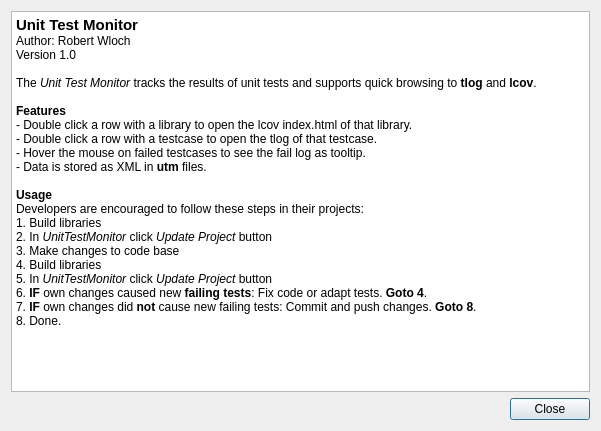
<?xml version="1.0" encoding="UTF-8"?>
<ui version="4.0">
 <class>AboutDialog</class>
 <widget class="QDialog" name="AboutDialog">
  <property name="geometry">
   <rect>
    <x>0</x>
    <y>0</y>
    <width>601</width>
    <height>431</height>
   </rect>
  </property>
  <property name="windowTitle">
   <string>Dialog</string>
  </property>
  <layout class="QGridLayout" name="gridLayout">
   <item row="0" column="0">
    <widget class="QTextEdit" name="textEdit">
     <property name="readOnly">
      <bool>true</bool>
     </property>
     <property name="html">
      <string>&lt;!DOCTYPE HTML PUBLIC &quot;-//W3C//DTD HTML 4.0//EN&quot; &quot;http://www.w3.org/TR/REC-html40/strict.dtd&quot;&gt;
&lt;html&gt;&lt;head&gt;&lt;meta name=&quot;qrichtext&quot; content=&quot;1&quot; /&gt;&lt;style type=&quot;text/css&quot;&gt;
p, li { white-space: pre-wrap; }
&lt;/style&gt;&lt;/head&gt;&lt;body style=&quot; font-family:'Ubuntu'; font-size:8pt; font-weight:400; font-style:normal;&quot;&gt;
&lt;p style=&quot; margin-top:0px; margin-bottom:0px; margin-left:0px; margin-right:0px; -qt-block-indent:0; text-indent:0px;&quot;&gt;&lt;span style=&quot; font-family:'DejaVu Sans'; font-size:11pt; font-weight:600;&quot;&gt;Unit Test Monitor&lt;/span&gt;&lt;/p&gt;
&lt;p style=&quot; margin-top:0px; margin-bottom:0px; margin-left:0px; margin-right:0px; -qt-block-indent:0; text-indent:0px;&quot;&gt;&lt;span style=&quot; font-family:'DejaVu Sans'; font-size:9pt;&quot;&gt;Author: Robert Wloch&lt;/span&gt;&lt;/p&gt;
&lt;p style=&quot; margin-top:0px; margin-bottom:0px; margin-left:0px; margin-right:0px; -qt-block-indent:0; text-indent:0px;&quot;&gt;&lt;span style=&quot; font-family:'DejaVu Sans'; font-size:9pt;&quot;&gt;Version 1.0&lt;/span&gt;&lt;/p&gt;
&lt;p style=&quot; margin-top:0px; margin-bottom:0px; margin-left:0px; margin-right:0px; -qt-block-indent:0; text-indent:0px;&quot;&gt;&lt;span style=&quot; font-family:'DejaVu Sans'; font-size:9pt;&quot;&gt;&lt;br /&gt;The &lt;/span&gt;&lt;span style=&quot; font-family:'DejaVu Sans'; font-size:9pt; font-style:italic;&quot;&gt;Unit Test Monitor&lt;/span&gt;&lt;span style=&quot; font-family:'DejaVu Sans'; font-size:9pt;&quot;&gt; tracks the results of unit tests and supports quick browsing to &lt;/span&gt;&lt;span style=&quot; font-family:'DejaVu Sans'; font-size:9pt; font-weight:600;&quot;&gt;tlog&lt;/span&gt;&lt;span style=&quot; font-family:'DejaVu Sans'; font-size:9pt;&quot;&gt; and &lt;/span&gt;&lt;span style=&quot; font-family:'DejaVu Sans'; font-size:9pt; font-weight:600;&quot;&gt;lcov&lt;/span&gt;&lt;span style=&quot; font-family:'DejaVu Sans'; font-size:9pt;&quot;&gt;.&lt;/span&gt;&lt;/p&gt;
&lt;p style=&quot; margin-top:0px; margin-bottom:0px; margin-left:0px; margin-right:0px; -qt-block-indent:0; text-indent:0px;&quot;&gt;&lt;span style=&quot; font-family:'DejaVu Sans'; font-size:9pt;&quot;&gt;&lt;br /&gt;&lt;/span&gt;&lt;span style=&quot; font-family:'DejaVu Sans'; font-size:9pt; font-weight:600;&quot;&gt;Features&lt;/span&gt;&lt;/p&gt;
&lt;p style=&quot; margin-top:0px; margin-bottom:0px; margin-left:0px; margin-right:0px; -qt-block-indent:0; text-indent:0px;&quot;&gt;&lt;span style=&quot; font-family:'DejaVu Sans'; font-size:9pt;&quot;&gt;- Double click a row with a library to open the lcov index.html of that library.&lt;/span&gt;&lt;/p&gt;
&lt;p style=&quot; margin-top:0px; margin-bottom:0px; margin-left:0px; margin-right:0px; -qt-block-indent:0; text-indent:0px;&quot;&gt;&lt;span style=&quot; font-family:'DejaVu Sans'; font-size:9pt;&quot;&gt;- Double click a row with a testcase to open the tlog of that testcase.&lt;/span&gt;&lt;/p&gt;
&lt;p style=&quot; margin-top:0px; margin-bottom:0px; margin-left:0px; margin-right:0px; -qt-block-indent:0; text-indent:0px;&quot;&gt;&lt;span style=&quot; font-family:'DejaVu Sans'; font-size:9pt;&quot;&gt;- Hover the mouse on failed testcases to see the fail log as tooltip.&lt;/span&gt;&lt;/p&gt;
&lt;p style=&quot; margin-top:0px; margin-bottom:0px; margin-left:0px; margin-right:0px; -qt-block-indent:0; text-indent:0px;&quot;&gt;&lt;span style=&quot; font-family:'DejaVu Sans'; font-size:9pt;&quot;&gt;- Data is stored as XML in &lt;/span&gt;&lt;span style=&quot; font-family:'DejaVu Sans'; font-size:9pt; font-weight:600;&quot;&gt;utm&lt;/span&gt;&lt;span style=&quot; font-family:'DejaVu Sans'; font-size:9pt;&quot;&gt; files.&lt;/span&gt;&lt;/p&gt;
&lt;p style=&quot; margin-top:0px; margin-bottom:0px; margin-left:0px; margin-right:0px; -qt-block-indent:0; text-indent:0px;&quot;&gt;&lt;span style=&quot; font-family:'DejaVu Sans'; font-size:9pt;&quot;&gt;&lt;br /&gt;&lt;/span&gt;&lt;span style=&quot; font-family:'DejaVu Sans'; font-size:9pt; font-weight:600;&quot;&gt;Usage&lt;/span&gt;&lt;/p&gt;
&lt;p style=&quot; margin-top:0px; margin-bottom:0px; margin-left:0px; margin-right:0px; -qt-block-indent:0; text-indent:0px;&quot;&gt;&lt;span style=&quot; font-family:'DejaVu Sans'; font-size:9pt;&quot;&gt;Developers are encouraged to follow these steps in their projects:&lt;/span&gt;&lt;/p&gt;
&lt;p style=&quot; margin-top:0px; margin-bottom:0px; margin-left:0px; margin-right:0px; -qt-block-indent:0; text-indent:0px;&quot;&gt;&lt;span style=&quot; font-family:'DejaVu Sans'; font-size:9pt;&quot;&gt;1. Build libraries&lt;/span&gt;&lt;/p&gt;
&lt;p style=&quot; margin-top:0px; margin-bottom:0px; margin-left:0px; margin-right:0px; -qt-block-indent:0; text-indent:0px;&quot;&gt;&lt;span style=&quot; font-family:'DejaVu Sans'; font-size:9pt;&quot;&gt;2. In &lt;/span&gt;&lt;span style=&quot; font-family:'DejaVu Sans'; font-size:9pt; font-style:italic;&quot;&gt;UnitTestMonitor&lt;/span&gt;&lt;span style=&quot; font-family:'DejaVu Sans'; font-size:9pt;&quot;&gt; click &lt;/span&gt;&lt;span style=&quot; font-family:'DejaVu Sans'; font-size:9pt; font-style:italic;&quot;&gt;Update Project &lt;/span&gt;&lt;span style=&quot; font-family:'DejaVu Sans'; font-size:9pt;&quot;&gt;button&lt;/span&gt;&lt;/p&gt;
&lt;p style=&quot; margin-top:0px; margin-bottom:0px; margin-left:0px; margin-right:0px; -qt-block-indent:0; text-indent:0px;&quot;&gt;&lt;span style=&quot; font-family:'DejaVu Sans'; font-size:9pt;&quot;&gt;3. Make changes to code base&lt;/span&gt;&lt;/p&gt;
&lt;p style=&quot; margin-top:0px; margin-bottom:0px; margin-left:0px; margin-right:0px; -qt-block-indent:0; text-indent:0px;&quot;&gt;&lt;span style=&quot; font-family:'DejaVu Sans'; font-size:9pt;&quot;&gt;4. Build libraries&lt;/span&gt;&lt;/p&gt;
&lt;p style=&quot; margin-top:0px; margin-bottom:0px; margin-left:0px; margin-right:0px; -qt-block-indent:0; text-indent:0px;&quot;&gt;&lt;span style=&quot; font-family:'DejaVu Sans'; font-size:9pt;&quot;&gt;5. In &lt;/span&gt;&lt;span style=&quot; font-family:'DejaVu Sans'; font-size:9pt; font-style:italic;&quot;&gt;UnitTestMonitor&lt;/span&gt;&lt;span style=&quot; font-family:'DejaVu Sans'; font-size:9pt;&quot;&gt; click &lt;/span&gt;&lt;span style=&quot; font-family:'DejaVu Sans'; font-size:9pt; font-style:italic;&quot;&gt;Update Project&lt;/span&gt;&lt;span style=&quot; font-family:'DejaVu Sans'; font-size:9pt;&quot;&gt; button&lt;/span&gt;&lt;/p&gt;
&lt;p style=&quot; margin-top:0px; margin-bottom:0px; margin-left:0px; margin-right:0px; -qt-block-indent:0; text-indent:0px;&quot;&gt;&lt;span style=&quot; font-family:'DejaVu Sans'; font-size:9pt;&quot;&gt;6. &lt;/span&gt;&lt;span style=&quot; font-family:'DejaVu Sans'; font-size:9pt; font-weight:600;&quot;&gt;IF&lt;/span&gt;&lt;span style=&quot; font-family:'DejaVu Sans'; font-size:9pt;&quot;&gt; own changes caused new &lt;/span&gt;&lt;span style=&quot; font-family:'DejaVu Sans'; font-size:9pt; font-weight:600;&quot;&gt;failing tests&lt;/span&gt;&lt;span style=&quot; font-family:'DejaVu Sans'; font-size:9pt;&quot;&gt;: Fix code or adapt tests. &lt;/span&gt;&lt;span style=&quot; font-family:'DejaVu Sans'; font-size:9pt; font-weight:600;&quot;&gt;Goto 4&lt;/span&gt;&lt;span style=&quot; font-family:'DejaVu Sans'; font-size:9pt;&quot;&gt;.&lt;/span&gt;&lt;/p&gt;
&lt;p style=&quot; margin-top:0px; margin-bottom:0px; margin-left:0px; margin-right:0px; -qt-block-indent:0; text-indent:0px;&quot;&gt;&lt;span style=&quot; font-family:'DejaVu Sans'; font-size:9pt;&quot;&gt;7. &lt;/span&gt;&lt;span style=&quot; font-family:'DejaVu Sans'; font-size:9pt; font-weight:600;&quot;&gt;IF&lt;/span&gt;&lt;span style=&quot; font-family:'DejaVu Sans'; font-size:9pt;&quot;&gt; own changes did &lt;/span&gt;&lt;span style=&quot; font-family:'DejaVu Sans'; font-size:9pt; font-weight:600;&quot;&gt;not&lt;/span&gt;&lt;span style=&quot; font-family:'DejaVu Sans'; font-size:9pt;&quot;&gt; cause new failing tests: Commit and push changes. &lt;/span&gt;&lt;span style=&quot; font-family:'DejaVu Sans'; font-size:9pt; font-weight:600;&quot;&gt;Goto 8&lt;/span&gt;&lt;span style=&quot; font-family:'DejaVu Sans'; font-size:9pt;&quot;&gt;.&lt;/span&gt;&lt;/p&gt;
&lt;p style=&quot; margin-top:0px; margin-bottom:0px; margin-left:0px; margin-right:0px; -qt-block-indent:0; text-indent:0px;&quot;&gt;&lt;span style=&quot; font-family:'DejaVu Sans'; font-size:9pt;&quot;&gt;8. Done.&lt;/span&gt;&lt;/p&gt;&lt;/body&gt;&lt;/html&gt;</string>
     </property>
    </widget>
   </item>
   <item row="1" column="0">
    <widget class="QDialogButtonBox" name="buttonBox">
     <property name="orientation">
      <enum>Qt::Horizontal</enum>
     </property>
     <property name="standardButtons">
      <set>QDialogButtonBox::Close</set>
     </property>
    </widget>
   </item>
  </layout>
 </widget>
 <resources/>
 <connections>
  <connection>
   <sender>buttonBox</sender>
   <signal>accepted()</signal>
   <receiver>AboutDialog</receiver>
   <slot>accept()</slot>
   <hints>
    <hint type="sourcelabel">
     <x>248</x>
     <y>254</y>
    </hint>
    <hint type="destinationlabel">
     <x>157</x>
     <y>274</y>
    </hint>
   </hints>
  </connection>
  <connection>
   <sender>buttonBox</sender>
   <signal>rejected()</signal>
   <receiver>AboutDialog</receiver>
   <slot>reject()</slot>
   <hints>
    <hint type="sourcelabel">
     <x>316</x>
     <y>260</y>
    </hint>
    <hint type="destinationlabel">
     <x>286</x>
     <y>274</y>
    </hint>
   </hints>
  </connection>
 </connections>
</ui>
